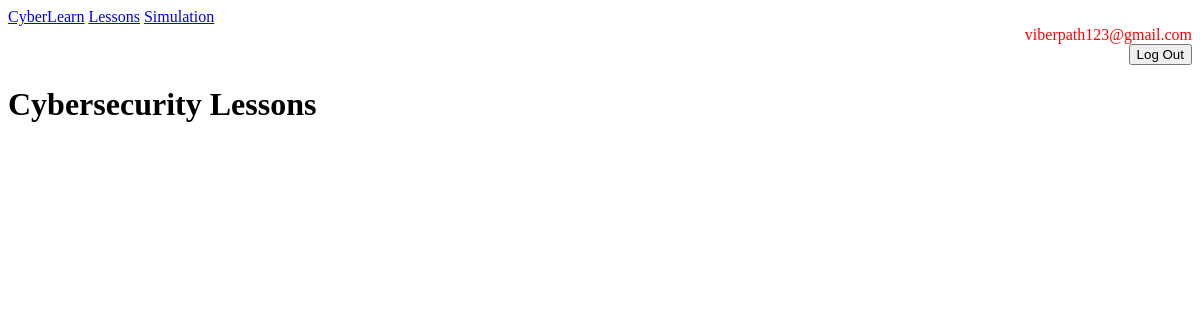
The app's page /lessons/ (signed in), older data.
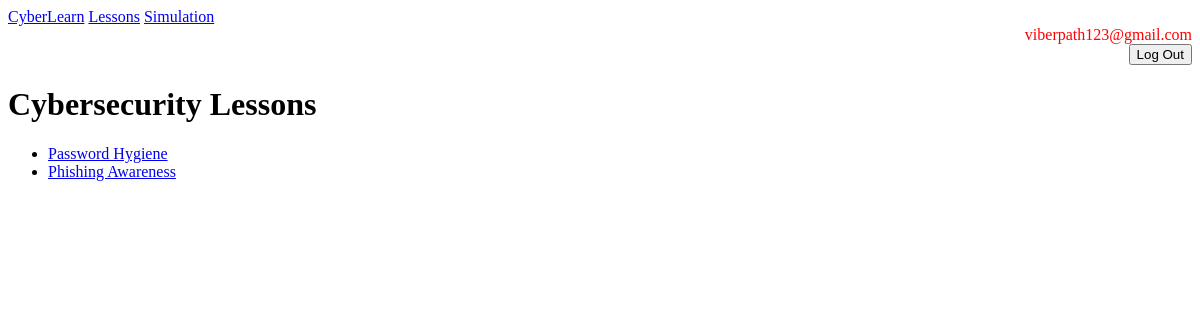
The same page, newer data.
### accounts/models.py (models this page shows, shortened)
class CustomUser(AbstractBaseUser, PermissionsMixin):
    email = models.EmailField(unique=True)
    is_active = models.BooleanField(default=True)
    is_staff = models.BooleanField(default=False)
    date_joined = models.DateTimeField(auto_now_add=True)
    objects = CustomUserManager()
    USERNAME_FIELD = 'email'
    REQUIRED_FIELDS = []

### lessons/models.py (models this page shows, shortened)
class Lesson(models.Model):
    title = models.CharField(max_length=200)
    content = models.TextField()
    order = models.PositiveIntegerField(default=0)  # controls display order: 1, 2, 3, 4
    class Meta:
        ordering = ["order"]

### lessons/views.py (the view)
# urls.py: path('lessons/', include('lessons.urls')),
@login_required
def lessons(request):
    lessons = Lesson.objects.all()
    return render(request, 'lessons/lessons.html', {'lessons': lessons})

### lessons/templates/lessons/lessons.html (shortened to what this page needs)
{% extends 'base.html' %}
{% block content %}
<h1>Cybersecurity Lessons</h1>
<ul>
    {% for lesson in lessons %}
    <li><a href="{% url 'lessons:detail' lesson.pk %}">{{ lesson.title }}</a></li>
    {% endfor %}
</ul>
{% endblock %}

### learning/templates/base.html (shortened to what this page needs)
<!DOCTYPE html>
<html lang="en">
<head>
</head>
<body>
    <nav>
        <a href="/">CyberLearn</a>
        {% if user.is_authenticated %}
        <a href="/lessons/">Lessons</a>
        <a href="/simulation/">Simulation</a>
        <div style="text-align: right;">
            <span style="color: red; display:block;">{{ user.email }}</span>
            <form method="post" action="{% url 'accounts:logout' %}" style="display:inline;">
                <button type="submit">Log Out</button>
            </form>
        </div>
        {% else %}
        <a href="{% url 'accounts:login' %}">Log In</a>
        <a href="{% url 'accounts:signup' %}">Sign Up</a>
        {% endif %}
    </nav>
    <main>
        {% block content %}
        {% endblock %}
    </main>
</body>
</html>

Row changes from the older to the newer data that the page shows:
added Lesson: title "Password Hygiene"
added Lesson: title "Phishing Awareness"
